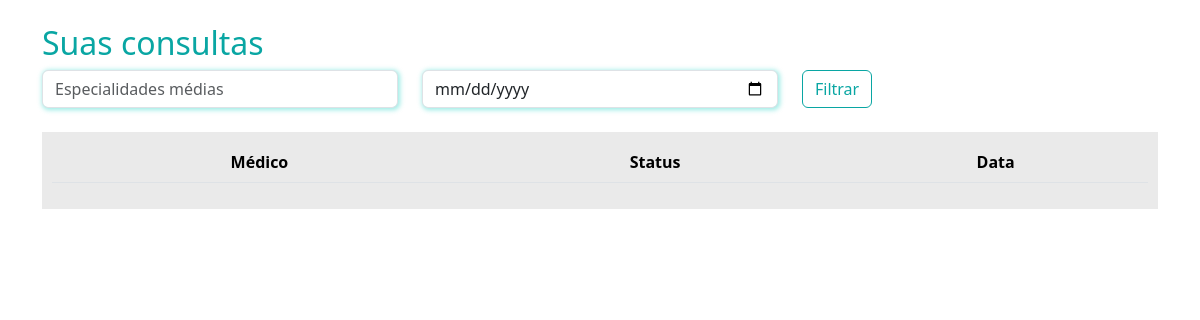
Page /paciente/minhas_consultas/ (signed in) on the earlier database version.
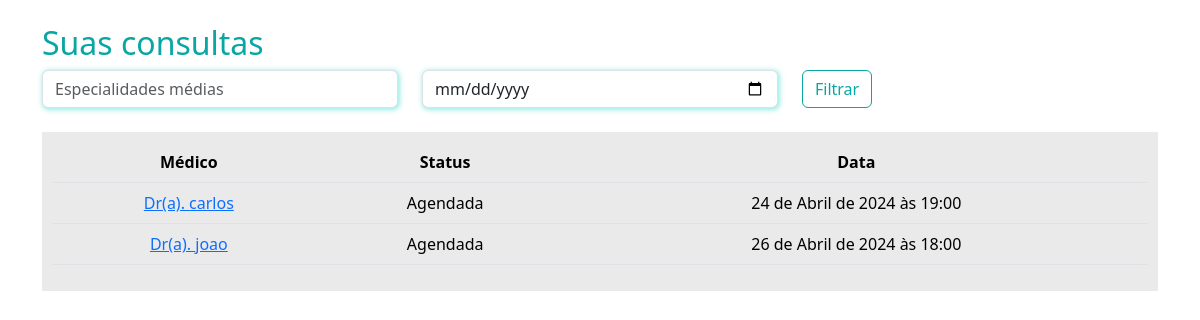
Same page on the later database version.
### paciente/models.py (models this page shows, shortened)
class Consulta(models.Model):
    status_choices = (
        ('A', 'Agendada'),
        ('F', 'Finaizada'),
        ('C', 'Cancelada'),
        ('I', 'Iniciada'),
    )
    paciente = models.ForeignKey(User, on_delete=models.DO_NOTHING)
    data_aberta = models.ForeignKey(DatasAbertas, on_delete=models.DO_NOTHING)
    status = models.CharField(max_length=1, choices=status_choices, default='A')
    link = models.URLField(null=True, blank=True)

### medico/models.py (models this page shows, shortened)
class DatasAbertas(models.Model):
      data = models.DateTimeField()
      user = models.ForeignKey(User, on_delete=models.DO_NOTHING)
      agendado = models.BooleanField(default=False)

### paciente/views.py (the view)
# urls.py: path('minhas_consultas/', views.minhas_consultas, name="minhas_consultas"),
def minhas_consultas(request):
    minhas_consultas = Consulta.objects.filter(paciente=request.user).filter(data_aberta__data__gte=datetime.now())
    return render(request, 'minhas_consultas.html',{'minhas_consultas': minhas_consultas})

### paciente/templates/minhas_consultas.html
{% extends "base.html" %}
{% load static %}
{% block 'head' %}
    <link rel="stylesheet" href="{% static 'medicos/css/abrir_horario.css' %}">
    <link rel="stylesheet" href="{% static 'usuarios/css/usuarios.css' %}">
    <link rel="stylesheet" href="{% static 'medicos/css/cadastro_medico.css' %}">
    <link rel="stylesheet" href="{% static 'pacientes/css/home.css' %}">
    <link rel="stylesheet" href="https://cdn.jsdelivr.net/npm/bootstrap-icons@1.11.3/font/bootstrap-icons.min.css">
{% endblock 'head' %}
{% block 'body' %}
    <div class="container">
        <br>
        <h2><span class="color-dark">Suas consultas</span></h2>
        <div class="row">
            <div class="col-md">
                <input type="text" name="especialidades" id="" class="form-control shadow-main-color" placeholder="Especialidades médias">
            </div>
            <div class="col-md">
                <input type="date" name="data" id="" class="form-control shadow-main-color" placeholder="Data da consulta">
            </div>
            <div class="col-md">
                <input type="submit" value="Filtrar" class="btn btn-dark-color-outline">
            </div>
        </div>
        <br>
        <div class="list-minhas-consultas">
            <table class="table">
                <thead>
                  <tr>
                    <th scope="col">Médico</th>
                    <th scope="col">Status</th>
                    <th scope="col">Data</th>
                  </tr>
                </thead>
                <tbody>
                    {% for consulta in minhas_consultas %}
                        <tr>
                            <td><a href="#">Dr(a). {{consulta.data_aberta.user}}</a></td>
                            <td>{{consulta.get_status_display}}</td>
                            <td>{{consulta.data_aberta.data}}</td>
                        </tr>
                    {% endfor %}
                </tbody>
              </table>
        </div>
    </div>
{% endblock 'body' %}

Differences in the rows shown:
added Consulta: data_aberta.user "carlos", status "Agendada", data_aberta.data "24 de Abril de 2024 às 19:00"
added Consulta: data_aberta.user "joao", status "Agendada", data_aberta.data "26 de Abril de 2024 às 18:00"
